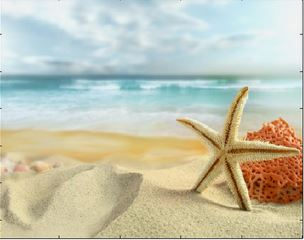
%> input picture color_spaces/image1.JPG, 304 x 240 px
$ octave explore_color_spaces.m   (GNU Octave 9; MATLAB toolbox functions it lacks are replaced by stand-ins)
%> lines starting %> are read from the running program, lines starting %| are printed output that depends on the picture
RGB = imread('image1.jpg');
%> RGB is the input picture: size 240x304x3 uint8; mean R, G, B 194.7, 195.6, 176

h = size(RGB,1);
%> h = 240
w = size(RGB,2);
%> w = 304

% negative of the image
inverse = 255 - RGB;
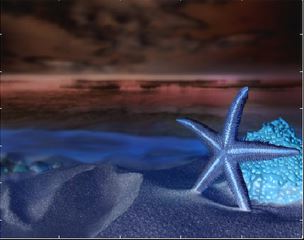
%> inverse: size 240x304x3 uint8; mean R, G, B 60.3, 59.4, 79
% CIE color system
lab = rgb2lab(RGB);
%> lab: size 240x304x3 double; mean of channels 1, 2, 3 78.5, -2.4, 10.4
% YCbCr color system
ycbcr = rgb2ycbcr(RGB);
%> ycbcr: size 240x304x3 uint8; mean of channels 1, 2, 3 181.8, 119.5, 129
% YIQ color system
YIQ = rgb2ntsc(RGB);
%> YIQ: size 240x304x3 double; mean of channels 1, 2, 3 0.757, 0.0227, -0.0247
%% HSV system
HSV = rgb2hsv(RGB);
%> HSV: size 240x304x3 double; mean H, S, V 0.319, 0.239, 0.819
SV = zeros(h,w,3);
SV(:,:,2) = HSV(:,:,2);
%> SV: size 240x304x3 double; mean H, S, V 0, 0.239, 0
SV(:,:,3) = HSV(:,:,3);
%> SV: size 240x304x3 double; mean H, S, V 0, 0.239, 0.819

% showing the results
figure, image(RGB);
figure, image(SV);
figure, imshow(YIQ);
%> after `imshow(YIQ)`:
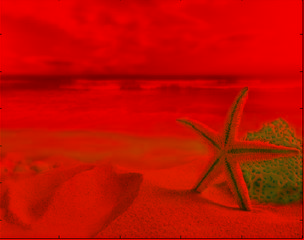
%> displayed picture: size 240x304x3, on the screen's scale of 0 to 255; mean R, G, B 193.1, 13.4, 0.2
figure, imshow(ycbcr);

figure, imshow(HSV(:,:,1));
%> after `imshow(HSV(:,:,1))`:
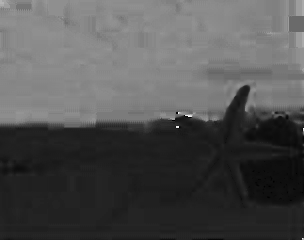
%> displayed picture: size 240x304, on the screen's scale of 0 to 255; min 0, max 251, mean 81.4
figure, imshow(HSV(:,:,2));
%> after `imshow(HSV(:,:,2))`:
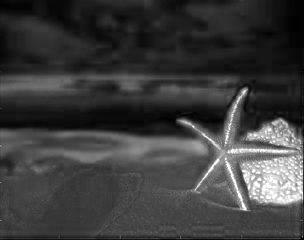
%> displayed picture: size 240x304, on the screen's scale of 0 to 255; min 0, max 255, mean 60.9
figure, imshow(lab(:,:,1),[0 100]);
%> after `imshow(lab(:,:,1),[0 100])`:
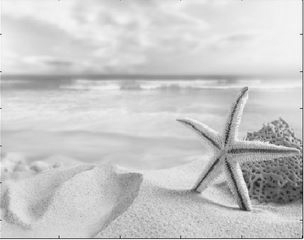
%> displayed picture: size 240x304, on the screen's scale of 0 to 255; min 10, max 253, mean 200.3
figure, image(HSV);
